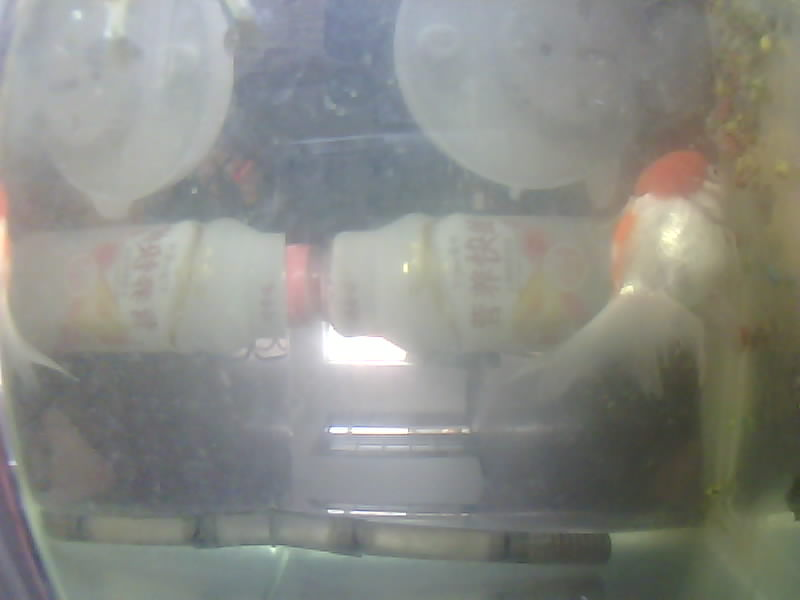
#> input picture img/1.jpg, 800 x 600 px, found by its file name
$ python pre_code.py
#> lines starting #> are read from the running program, lines starting #| are printed output that depends on the picture; after the words box and inside, x2 and y2 are one past the last pixel; in counts of white or black regions, pixels touching at a corner belong together
# Python code for Background subtraction using OpenCV
import numpy as np
import cv2

#########################################  INITIAL VARIABLE   ####################################
sx = 0
sy = 0
ex = 799
ey = 599
total_num = 0
fsz = 500

#########################################  CREATE BACKGROUND SUBSTRACTOR  ####################################

fgbg = cv2.createBackgroundSubtractorMOG2(history=100, varThreshold=100)
frame = cv2.imread("1.jpg")
#> frame is the input picture: shape (600, 800, 3); mean B, G, R 133.1, 138.6, 137.1
w, h = frame.shape[:2]
#> w = 600; h = 800

froi = frame[sy:ey, sx:ex]
fgmask = fgbg.apply(froi)
#> fgmask: shape (599, 799); every value is 127
cv2.waitKey(10)


#########################################  OPEN NEW IMAGE & DETECT FISH REGION  ####################################

frame = cv2.imread("4.jpg")
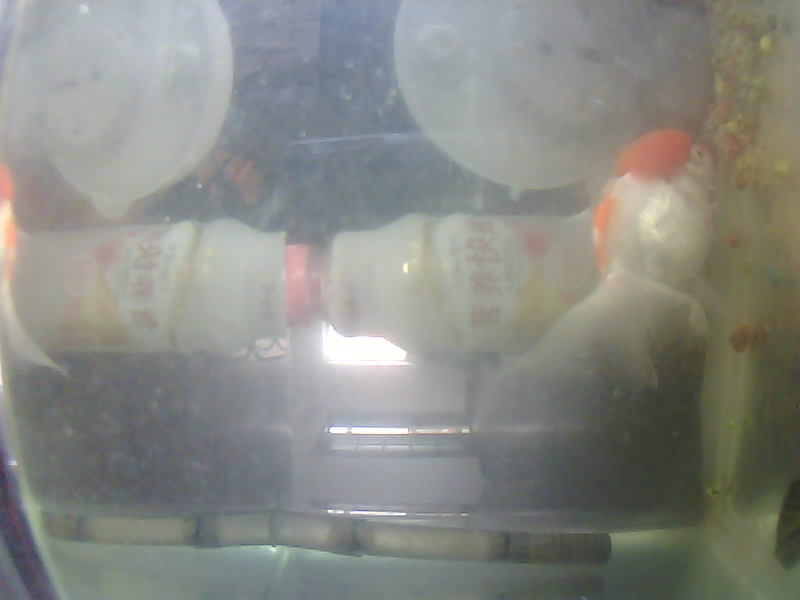
#> input picture img/4.jpg, 800 x 600 px, found by its file name
#> frame is the input picture: shape (600, 800, 3); mean B, G, R 131.6, 137.1, 135.7
eroi = frame[sy:ey, sx:ex]
fgmask = fgbg.apply(eroi)
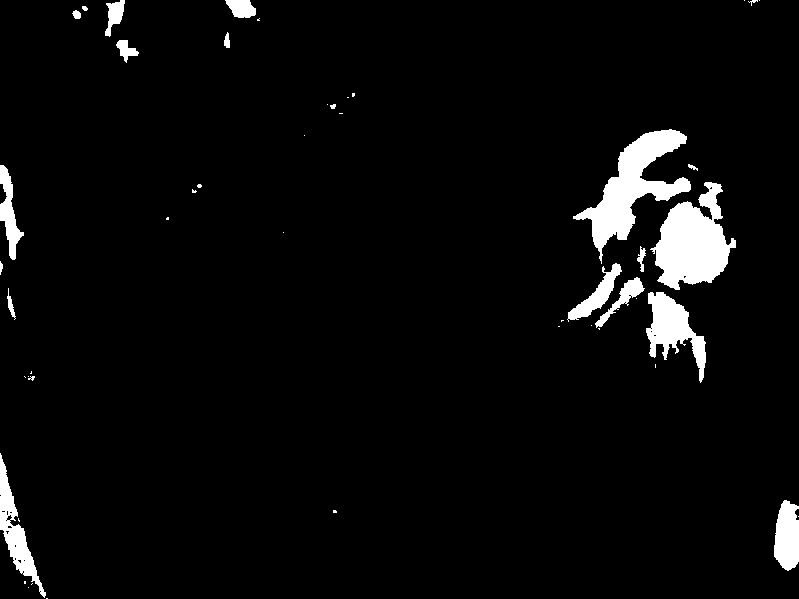
#> fgmask: shape (599, 799); values 0 (black) and 127 (white), 4.2% white; 49 white regions (29 under 20 px), largest, box (x1, y1, x2, y2) and area: (650, 182, 736, 290) 5205, (573, 129, 691, 264) 5141, (646, 292, 706, 383) 2374


#########################################  CONTOUR AND AREA CALCULATION  ####################################
cv2.imshow("window1", froi)
cv2.imshow("window2", eroi)

kernel = np.ones((9, 9), np.uint8)
thres_img = cv2.erode(fgmask, kernel)
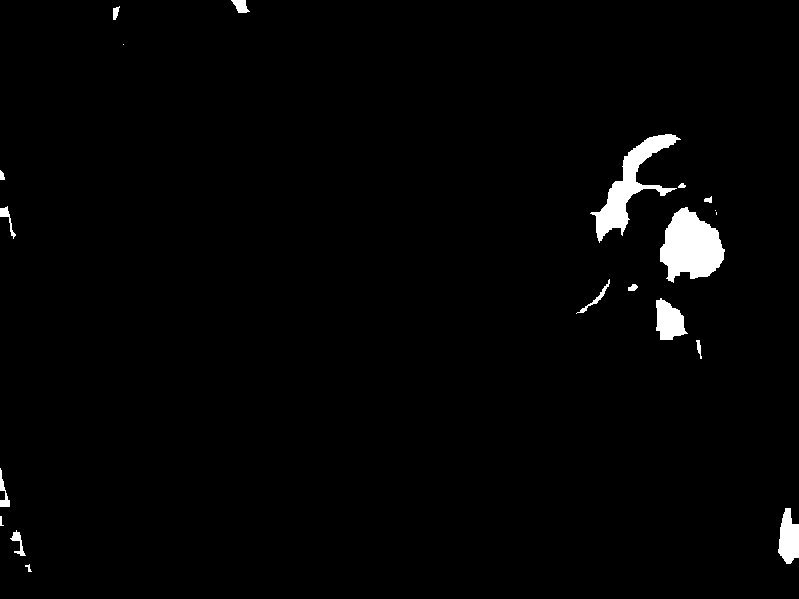
#> thres_img: shape (599, 799); values 0 (black) and 127 (white), 1.8% white; 20 white regions (3 under 20 px)

contours, _ = cv2.findContours(thres_img, cv2.RETR_TREE, cv2.CHAIN_APPROX_SIMPLE)
#> contours = 20 contours, 6 with area under 20; largest, box (x1, y1, x2, y2) and area: (660, 207, 725, 283) 3130, (590, 134, 681, 243) 2460, (656, 298, 688, 340) 823, (778, 508, 799, 564) 771, (231, 0, 250, 13) 130
for cnt in contours:
	area = cv2.contourArea(cnt)
	x,y,w,h = cv2.boundingRect(cnt)

	if area > fsz and w * h < area * 4:
		cv2.drawContours(eroi, [cnt], -1, (0, 255, 0), 1)

		total_num = total_num + 1
#> this loop made 20 passes
#> (area, x, y, w, h) on passes 2, 4, 5, 6, 7, 8, 9, 12, 13, 14, 16, 17: (105, 10, 530, 16, 26), (771, 778, 508, 21, 56), (113, 0, 468, 10, 39), (35, 696, 340, 6, 19), (823, 656, 298, 32, 42), (37.5, 628, 284, 10, 7), (100.5, 576, 279, 34, 35), (3130, 660, 207, 65, 76), (97, 0, 206, 16, 33), (25, 704, 196, 8, 7), (25, 0, 170, 5, 10), (2460.5, 590, 134, 91, 109)
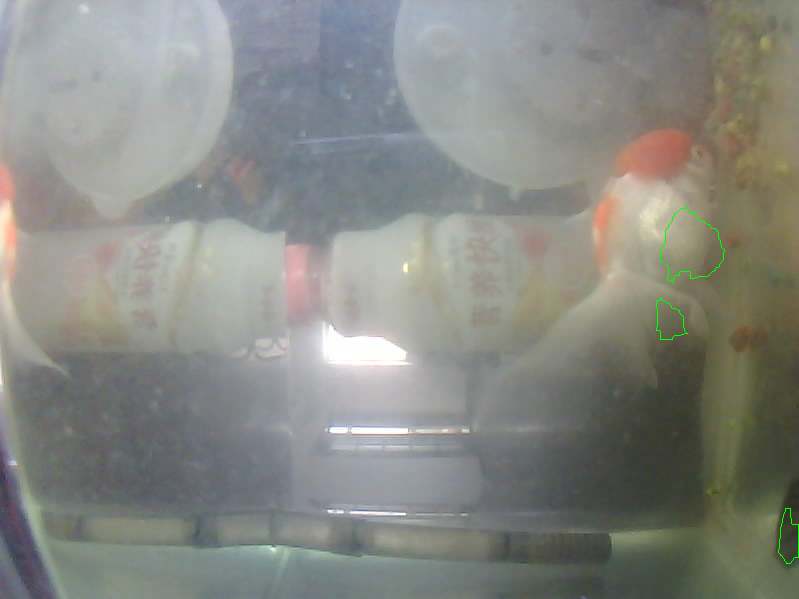
#> eroi: shape (599, 799, 3); mean B, G, R 131.7, 137.3, 135.6
#> after the loop, total_num = 3


print("Total Fish Count: ", total_num)
#| Total Fish Count:  3
cv2.imshow("window", eroi)
cv2.waitKey(0)
cv2.destroyAllWindows()
